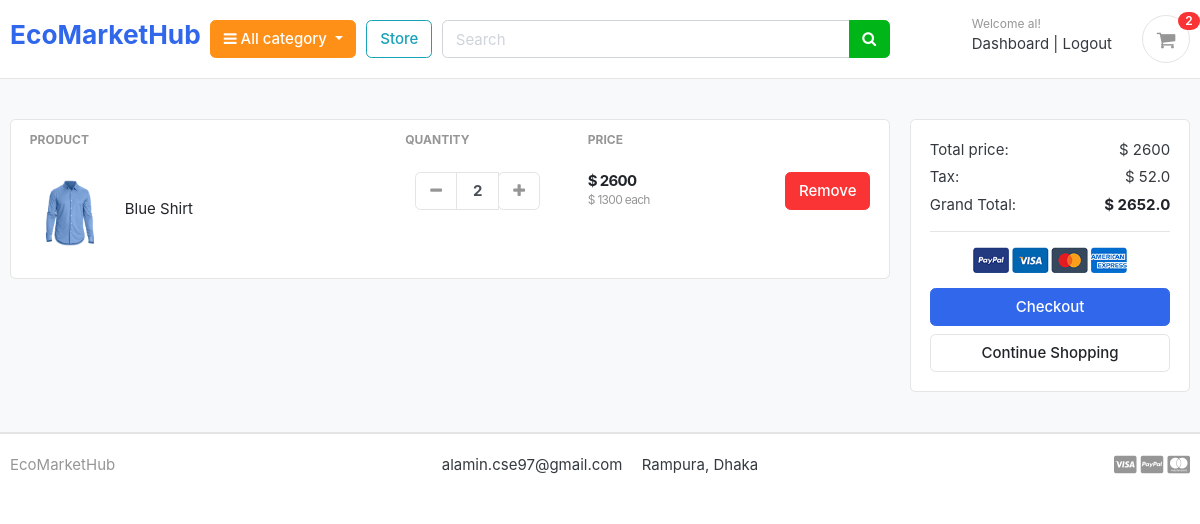
The page /cart/ (signed in) on the database its author committed.
### accounts/models.py (models this page shows, shortened)
class Account(AbstractBaseUser):
    first_name      = models.CharField(max_length=50)
    last_name       = models.CharField(max_length=50)
    username        = models.CharField(max_length=50, unique=True)
    email           = models.EmailField(max_length=100, unique=True)
    phone_number    = models.CharField(max_length=50)
    date_joined     = models.DateTimeField(auto_now_add=True)
    last_login      = models.DateTimeField(auto_now=True)
    is_admin        = models.BooleanField(default=False)
    is_staff        = models.BooleanField(default=False)
    is_active        = models.BooleanField(default=False)
    is_superadmin        = models.BooleanField(default=False)
    USERNAME_FIELD = 'email'
    REQUIRED_FIELDS = ['username', 'first_name', 'last_name']
    objects = MyAccountManager()

### cart/models.py (models this page shows, shortened)
class CartItem(models.Model):
    user = models.ForeignKey(Account, on_delete=models.CASCADE, null=True)
    product = models.ForeignKey(Product, on_delete=models.CASCADE)
    cart    = models.ForeignKey(Cart, on_delete=models.CASCADE, null=True)
    quantity = models.IntegerField()
    is_active = models.BooleanField(default=True)
    def sub_total(self):
        return self.product.price * self.quantity

### store/models.py (models this page shows, shortened)
class Product(models.Model):
    product_name    = models.CharField(max_length=200, unique=True)
    slug            = models.SlugField(max_length=200, unique=True)
    description     = models.TextField(max_length=500, blank=True)
    price           = models.IntegerField()
    images          = models.ImageField(upload_to='photos/products')
    stock           = models.IntegerField()
    is_available    = models.BooleanField(default=True)
    category        = models.ForeignKey(Category, on_delete=models.CASCADE)
    created_date    = models.DateTimeField(auto_now_add=True)
    modified_date   = models.DateTimeField(auto_now=True)
    def get_url(self):
        return reverse('product_detail', args=[self.category.slug, self.slug])

### cart/views.py (the view)
# urls.py: path('', views.cart, name='cart'),
def cart(request, total=0, quantity=0, cart_items=None):
    try:
        tax = 0
        grand_total = 0
        if request.user.is_authenticated:
            cart_items = CartItem.objects.filter(user=request.user, is_active=True)
        else:
            cart = Cart.objects.get(cart_id=_cart_id(request))
            cart_items = CartItem.objects.filter(cart=cart, is_active=True)
        for cart_item in cart_items:
            total += (cart_item.product.price * cart_item.quantity)
            quantity += cart_item.quantity
        tax = (2 * total)/100
        grand_total = total + tax
    except ObjectDoesNotExist:
        pass #just ignore
    context = {
        'total': total,
        'quantity': quantity,
        'cart_items': cart_items,
        'tax'       : tax,
        'grand_total': grand_total,
    }
    return render(request, 'cart/cart.html', context)

### cart/context_processors.py (called while the page is built)
def counter(request):
    cart_count = 0
    if 'admin' in request.path:
        return {}
    else:
        try:
            cart = Cart.objects.filter(cart_id=_cart_id(request))
            if request.user.is_authenticated:
                cart_items = CartItem.objects.all().filter(user=request.user)
            else:
                cart_items = CartItem.objects.all().filter(cart=cart[:1])
            for cart_item in cart_items:
                cart_count += cart_item.quantity
        except Cart.DoesNotExist:
            cart_count = 0
    return dict(cart_count=cart_count)

### cart/views.py (called while the page is built)
def _cart_id(request):
    cart = request.session.session_key
    if not cart:
        cart = request.session.create()
    return cart

### category/context_processors.py (called while the page is built)
def menu_links(request):
    links = Category.objects.all()
    return dict(links=links)

### category/models.py (called while the page is built)
    def get_url(self):
        return reverse('products_by_category', args=[self.slug])

### cart/templates/cart/cart.html (shortened to what this page needs)
{% extends 'base.html' %} {% load static %} {% block content %}
<section class="section-content padding-y bg">
  <div class="container">
    {% if not cart_items %}
    <h2 class="text-center">Your Shopping Cart is Empty</h2>
    <br />
    <div class="text-center">
      <a href="{% url 'store' %}" class="btn btn-primary">Continue Shopping</a>
    </div>
    {% else %}
    <div class="row">
      <aside class="col-lg-9">
        <div class="card">
          <table class="table table-borderless table-shopping-cart">
            <thead class="text-muted">
              <tr class="small text-uppercase">
                <th scope="col">Product</th>
                <th scope="col" width="120">Quantity</th>
                <th scope="col" width="120">Price</th>
                <th scope="col" class="text-right" width="200"></th>
              </tr>
            </thead>
            <tbody>
              {% for cart_item in cart_items %}
              <tr>
                <td>
                  <figure class="itemside align-items-center">
                    <div class="aside">
                      <img
                        src="{{ cart_item.product.images.url }}"
                        class="img-sm"
                      />
                    </div>
                    <figcaption class="info">
                      <a
                        href="{{ cart_item.product.get_url }}"
                        class="title text-dark"
                        >{{ cart_item.product.product_name }}</a
                      >
                    </figcaption>
                  </figure>
                </td>
                <td>
                  <div class="col">
                    <div class="input-group input-spinner">
                      <div class="input-group-prepend">
                        <a
                          href="{% url 'remove_cart' cart_item.product.id cart_item.id %}"
                          class="btn btn-light"
                          type="button"
                          id="button-plus"
                        >
                          <i class="fa fa-minus"></i>
                        </a>
                      </div>
                      <input
                        type="text"
                        class="form-control"
                        value="{{ cart_item.quantity }}"
                      />
                      <div class="input-group-append">
                        <form
                          action="{% url 'add_cart' cart_item.product.id %}"
                          method="POST"
                        >
                          <button
                            class="btn btn-light"
                            type="submit"
                            id="button-minus"
                          >
                            <i class="fa fa-plus"></i>
                          </button>
                        </form>
                      </div>
                    </div>
                  </div>
                </td>
                <td>
                  <div class="price-wrap">
                    <var class="price">$ {{ cart_item.sub_total }}</var>
                    <small class="text-muted">
                      $ {{ cart_item.product.price }} each
                    </small>
                  </div>
                </td>
                <td class="text-right">
                  <a
                    href="{% url 'remove_cart_item' cart_item.product.id cart_item.id %}"
                    onclick="return confirm('Are you sure you want to delete this item?')"
                    class="btn btn-danger"
                  >
                    Remove</a
                  >
                </td>
              </tr>
              {% endfor %}
            </tbody>
          </table>
        </div>
      </aside>
      <aside class="col-lg-3">
        <div class="card">
          <div class="card-body">
            <dl class="dlist-align">
              <dt>Total price:</dt>
              <dd class="text-right">$ {{total}}</dd>
            </dl>
            <dl class="dlist-align">
              <dt>Tax:</dt>
              <dd class="text-right">$ {{tax}}</dd>
            </dl>
            <dl class="dlist-align">
              <dt>Grand Total:</dt>
              <dd class="text-right text-dark b">
                <strong>$ {{grand_total}}</strong>
              </dd>
            </dl>
            <hr />
            <p class="text-center mb-3">
              <img
                src="{% static './images/misc/payments.png' %}"
                height="26"
              />
            </p>
            <a href="{% url 'checkout' %}" class="btn btn-primary btn-block">
              Checkout
            </a>
            <a href="{% url 'store' %}" class="btn btn-light btn-block"
              >Continue Shopping</a
            >
          </div>
        </div>
      </aside>
    </div>
    {% endif %}
  </div>
</section>
{% endblock %}

### templates/includes/navbar.html (shortened to what this page needs)
{% load static %}
<header class="section-header">
  <section class="header-main border-bottom">
    <div class="container">
      <div class="row align-items-center">
        <div class="col-lg-2 col-md-3 col-6">
          <a href="{% url 'home' %}" class="brand-wrap">
            <h3>EcoMarketHub</h3>
          </a>
        </div>
        <div class="col-lg col-sm col-md col-6 flex-grow-0">
          <div class="category-wrap dropdown d-inline-block float-right">
            <button
              type="button"
              class="btn btn-warning dropdown-toggle"
              data-toggle="dropdown"
            >
              <i class="fa fa-bars"></i> All category
            </button>
          </div>
        </div>
        <a href="{% url 'store' %}" class="btn btn-outline-info">Store</a>
        <div class="col-lg col-md-6 col-sm-12 col">
          <form action="{% url 'search' %}" class="search" method="GET">
            <div class="input-group w-100">
              <input
                type="text"
                class="form-control"
                style="width: 60%"
                placeholder="Search"
                name="keyword"
              />
              <div class="input-group-append">
                <button class="btn btn-success" type="submit">
                  <i class="fa fa-search"></i>
                </button>
              </div>
            </div>
          </form>
        </div>
        <div class="col-lg-3 col-sm-6 col-8 order-2 order-lg-3">
          <div class="d-flex justify-content-end mb-3 mb-lg-0">
            {% if user.id is None %}
            <div class="widget-header">
              <small class="title text-muted">Welcome guest!</small>
              <div>
                <a href="{% url 'login' %}">Login</a>
                <span class="dark-transp"> | </span>
                <a href="{% url 'register' %}"> Register</a>
              </div>
            </div>
            {% else %}
            <div class="widget-header">
              <small class="title text-muted"
                >Welcome {{user.first_name}}!</small
              >
              <div>
                <a href="{% url 'dashboard' %}">Dashboard</a>
                <span class="dark-transp"> | </span>
                <a href="{% url 'logout' %}"> Logout</a>
              </div>
            </div>
            {% endif %}
            <a href="{% url 'cart' %}" class="widget-header pl-3 ml-3">
              <div class="icon icon-sm rounded-circle border">
                <i class="fa fa-shopping-cart"></i>
              </div>
              <span class="badge badge-pill badge-danger notify"
                >{{cart_count}}</span
              >
            </a>
          </div>
        </div>
      </div>
    </div>
  </section>
</header>

### static/css/ui.css (style rules this page uses)
html { font-family: "Inter", sans-serif; font-size: 15px; }
.price-wrap { letter-spacing: -0.7px; }
.icon-xs, .icon-sm, .icon-md, .icon-lg { display: inline-block; text-align: center; flex-shrink: 0; flex-grow: 0; }
.icon-sm { width: 48px; height: 48px; line-height: 48px !important; font-size: 20px; }
.img-xs, .img-sm, .img-md, .img-lg { -o-object-fit: cover; object-fit: cover; flex-shrink: 0; flex-grow: 0; }
.img-sm { width: 80px; height: 80px; }
.padding-y { padding-top: 40px; padding-bottom: 40px; }
var { font-style: normal; }
figure { margin-bottom: 0; }
.bg { background-color: #f8f9fa; }
.b { font-weight: 600; }
.header-main { position: relative; padding-top: 1rem; padding-bottom: 1rem; }
.widget-header { display: inline-block; vertical-align: middle; position: relative; }
.widget-header a { color: #343a40; }
.widget-header i { color: #969696; }
.widget-header .title { display: block; }
.widget-header .notify { position: absolute; top: -3px; right: -10px; }
.btn-light { background-color: #fff; border-color: #e4e4e4; }
.btn-light i { color: #969696; }
.itemside { position: relative; display: flex; width: 100%; }
.itemside .aside { position: relative; flex-shrink: 0; }
.itemside .info { padding-left: 15px; padding-right: 7px; }
.itemside .title { display: block; margin-bottom: 5px; color: #212529; }
[class*=dlist-] { margin-bottom: 5px; }
[class*=dlist-] dd { margin-bottom: 0; }
.dlist-align { display: flex; }
.dlist-align dt { width: 150px; word-wrap: break-word; font-weight: normal; }
.dlist-align dd { flex-grow: 1; }
.notify { position: absolute; top: -4px; right: -10px; display: inline-block; padding: 0.25em 0.6em; font-size: 12px; line-height: 1; text-align: center; border-radius: 3rem; color: #fff; background-color: #fa3434; }
.price { font-weight: 600; color: #212529; }
.input-spinner { width: 125px; flex-wrap: nowrap; display: inline-flex; vertical-align: middle; }
.input-spinner input.form-control { text-align: center; max-width: 46px; font-weight: bold; flex-basis: 46px; border-color: #e4e4e4; flex-grow: 0; }
.input-spinner .btn { width: 42px; text-align: center; padding-left: 0.5rem; padding-right: 0.5rem; }
.table-shopping-cart.table td, .table-shopping-cart.table th { padding-left: 1.25rem; padding-right: 1.25rem; }
.table-shopping-cart .price-wrap { line-height: 1.2; }
.table-shopping-cart .price { font-weight: bold; margin-right: 5px; display: block; }

### rows shown on the page
Account: first_name "al"
CartItem: product.images (picture), product.product_name "Blue Shirt", quantity "2", sub_total "2600", product.price "1300"

### other values the page prints
{{ cart_count }} "2"
{{ total }} "2600"
{{ tax }} "52.0"
{{ grand_total }} "2652.0"
